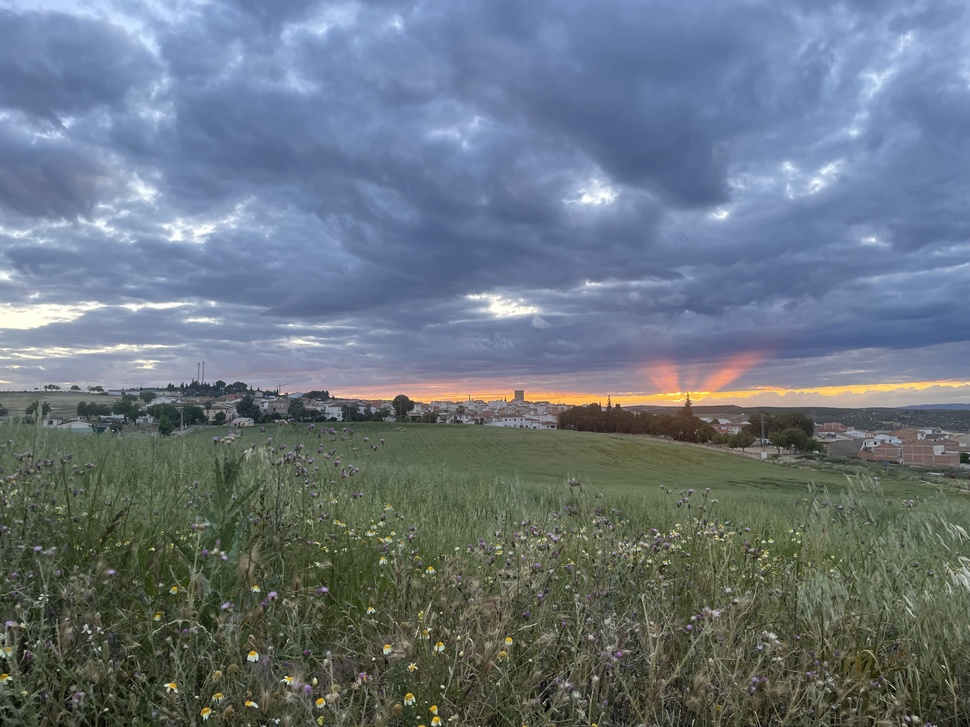
#> input picture ejercicioscapitulo3/imagen.jpg, 970 x 727 px, shrunk from 4032 x 3024 before the run
$ python histograma_rgb_superpuesto.py
#> lines starting #> are read from the running program, lines starting #| are printed output that depends on the picture
#histograma_rgb_superpuesto.py
import cv2
import matplotlib.pyplot as plt

img = cv2.imread('imagen.jpg')
#> img is the input picture: shape (727, 970, 3); mean B, G, R 127.4, 117, 105.8
colores = ('b', 'g', 'r')

for i, col in enumerate(colores):
    hist = cv2.calcHist([img], [i], None, [256], [0, 256])
    plt.plot(hist, color=col, alpha=0.7, label=f'Canal {col.upper()}')
    plt.fill_between(range(256), hist.flatten(), color=col, alpha=0.1)

plt.title('Histogramas RGB Superpuestos')
plt.legend()
plt.show()
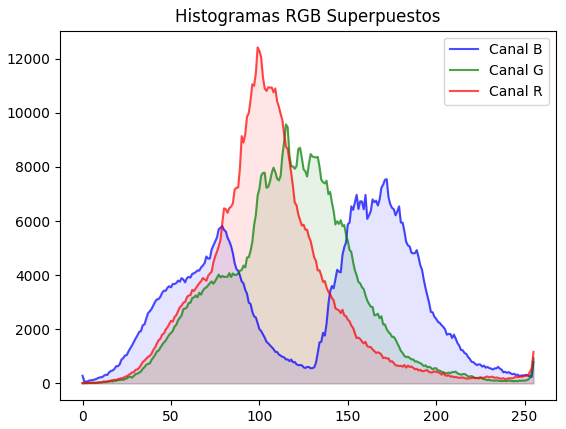
#> figure drawn by matplotlib, 1 panel; curve peaks at x = 172, y = 7545; curve peaks at x = 115, y = 9569; curve peaks at x = 99, y = 12414
